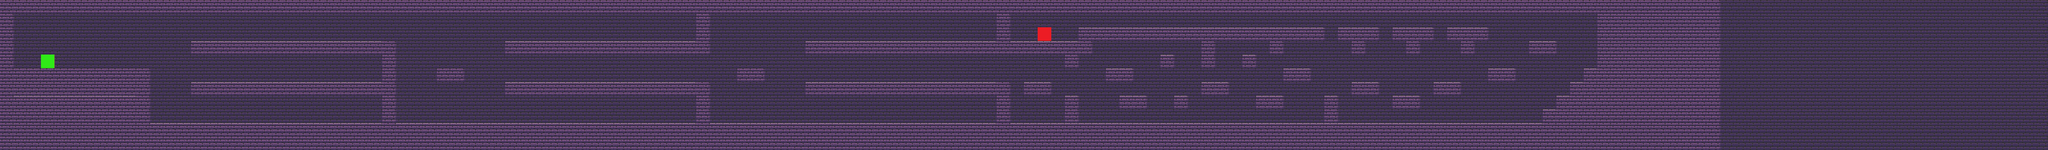

Below is a game level as drawn by its tile map, then a one-line description and the .tmx that defines it (tile-layer data replaced by summaries):
An orthogonal 150x11 tile map with 64x64 px tiles, 5 tile layers (area_art, terrain, dungeon_background, dungeon, ...), 3 tilesets.

<map version="1.9" tiledversion="1.9.2" orientation="orthogonal" renderorder="right-down" width="150" height="11" tilewidth="64" tileheight="64" infinite="0" nextlayerid="6" nextobjectid="1">
 <tileset firstgid="1" source="Dungeon_Bricks_Plain.tsx" />
 <tileset firstgid="57" source="Dungeon_Bricks_Shadow.tsx" />
 <tileset firstgid="113" source="setup.tsx" />
 <layer id="2" name="area_art" width="150" height="11">
  <data>[1650 cells, 0 non-empty, 0 distinct tile ids]</data>
 </layer>
 <layer id="3" name="terrain" width="150" height="11">
  <data>[1650 cells, 0 non-empty, 0 distinct tile ids]</data>
 </layer>
 <layer id="4" name="dungeon_background" width="150" height="11">
  <data>[1650 cells, 1650 non-empty, 1 distinct tile ids]</data>
 </layer>
 <layer id="1" name="dungeon" width="150" height="11">
  <data>[1650 cells, 683 non-empty, 2 distinct tile ids]</data>
 </layer>
 <layer id="5" name="player" width="150" height="11">
  <data>[1650 cells, 2 non-empty, 2 distinct tile ids]</data>
 </layer>
</map>
